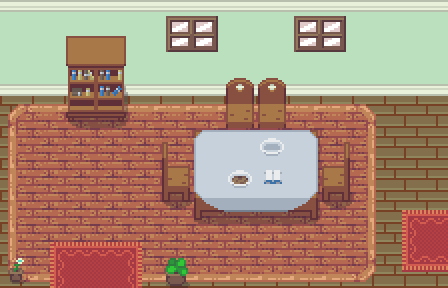

Tiled map render using the project's own tile images. Description and the map definition, with tile-layer contents summarised, below:
An orthogonal 14x9 tile map with 32x32 px tiles, 4 tile layers (Layer 1, Layer 2, Layer 3, Above Player), 3 tilesets and 7 objects (7x collision).

<map version="1.10" tiledversion="git" orientation="orthogonal" renderorder="right-down" compressionlevel="0" width="14" height="9" tilewidth="32" tileheight="32" infinite="0" nextlayerid="7" nextobjectid="26">
 <properties>
  <property name="edges" value="clamped" />
  <property name="inside" type="bool" value="true" />
  <property name="scenario" value="spyder" />
  <property name="slug" value="daycare" />
  <property name="map_type" value="notype" />
 </properties>
 <tileset firstgid="1" source="../gfx/tilesets/core_indoor_floors.tsx" />
 <tileset firstgid="3865" source="../gfx/tilesets/core_indoor_walls.tsx" />
 <tileset firstgid="7729" source="../gfx/tilesets/core_set pieces.tsx" />
 <layer id="1" name="Layer 1" width="14" height="9">
  <data>[126 cells, 126 non-empty, 4 distinct tile ids]</data>
 </layer>
 <layer id="2" name="Layer 2" width="14" height="9">
  <data>[126 cells, 78 non-empty, 15 distinct tile ids]</data>
 </layer>
 <layer id="3" name="Layer 3" width="14" height="9">
  <data>[126 cells, 42 non-empty, 31 distinct tile ids]</data>
 </layer>
 <layer id="4" name="Above Player" width="14" height="9" opacity="0.97">
  <data>[126 cells, 7 non-empty, 7 distinct tile ids]</data>
 </layer>
 <objectgroup color="#ff0000" id="5" name="Collisions">
  <object id="8" type="collision" x="0" y="64" width="448" height="32" />
  <object id="12" type="collision" x="320" y="160" width="32" height="32" />
  <object id="13" type="collision" x="160" y="160" width="32" height="32" />
  <object id="16" type="collision" x="224" y="96" width="64" height="32" />
  <object id="18" type="collision" x="160" y="256" width="32" height="32" />
  <object id="24" type="collision" x="192" y="128" width="128" height="64" />
  <object id="25" type="collision" x="0" y="256" width="32" height="32" />
 </objectgroup>
</map>
